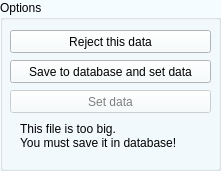
   <widget class="QGroupBox" name="options_group">
    <property name="geometry">
     <rect>
      <x>30</x>
      <y>220</y>
      <width>221</width>
      <height>171</height>
     </rect>
    </property>
    <property name="palette">
     <palette>
      <active>
       <colorrole role="WindowText">
        <brush brushstyle="SolidPattern">
         <color alpha="255">
          <red>0</red>
          <green>0</green>
          <blue>0</blue>
         </color>
        </brush>
       </colorrole>
       <colorrole role="Button">
        <brush brushstyle="SolidPattern">
         <color alpha="255">
          <red>245</red>
          <green>252</green>
          <blue>255</blue>
         </color>
        </brush>
       </colorrole>
       <colorrole role="Light">
        <brush brushstyle="SolidPattern">
         <color alpha="255">
          <red>255</red>
          <green>255</green>
          <blue>255</blue>
         </color>
        </brush>
       </colorrole>
       <colorrole role="Midlight">
        <brush brushstyle="SolidPattern">
         <color alpha="255">
          <red>253</red>
          <green>254</green>
          <blue>255</blue>
         </color>
        </brush>
       </colorrole>
       <colorrole role="Dark">
        <brush brushstyle="SolidPattern">
         <color alpha="255">
          <red>126</red>
          <green>127</green>
          <blue>127</blue>
         </color>
        </brush>
       </colorrole>
       <colorrole role="Mid">
        <brush brushstyle="SolidPattern">
         <color alpha="255">
          <red>168</red>
          <green>169</green>
          <blue>170</blue>
         </color>
        </brush>
       </colorrole>
       <colorrole role="Text">
        <brush brushstyle="SolidPattern">
         <color alpha="255">
          <red>0</red>
          <green>0</green>
          <blue>0</blue>
         </color>
        </brush>
       </colorrole>
       <colorrole role="BrightText">
        <brush brushstyle="SolidPattern">
         <color alpha="255">
          <red>255</red>
          <green>255</green>
          <blue>255</blue>
         </color>
        </brush>
       </colorrole>
       <colorrole role="ButtonText">
        <brush brushstyle="SolidPattern">
         <color alpha="255">
          <red>0</red>
          <green>0</green>
          <blue>0</blue>
         </color>
        </brush>
       </colorrole>
       <colorrole role="Base">
        <brush brushstyle="SolidPattern">
         <color alpha="255">
          <red>245</red>
          <green>252</green>
          <blue>255</blue>
         </color>
        </brush>
       </colorrole>
       <colorrole role="Window">
        <brush brushstyle="SolidPattern">
         <color alpha="255">
          <red>245</red>
          <green>252</green>
          <blue>255</blue>
         </color>
        </brush>
       </colorrole>
       <colorrole role="Shadow">
        <brush brushstyle="SolidPattern">
         <color alpha="255">
          <red>0</red>
          <green>0</green>
          <blue>0</blue>
         </color>
        </brush>
       </colorrole>
       <colorrole role="AlternateBase">
        <brush brushstyle="SolidPattern">
         <color alpha="255">
          <red>253</red>
          <green>254</green>
          <blue>255</blue>
         </color>
        </brush>
       </colorrole>
       <colorrole role="ToolTipBase">
        <brush brushstyle="SolidPattern">
         <color alpha="255">
          <red>255</red>
          <green>255</green>
          <blue>220</blue>
         </color>
        </brush>
       </colorrole>
       <colorrole role="ToolTipText">
        <brush brushstyle="SolidPattern">
         <color alpha="255">
          <red>0</red>
          <green>0</green>
          <blue>0</blue>
         </color>
        </brush>
       </colorrole>
       <colorrole role="PlaceholderText">
        <brush brushstyle="SolidPattern">
         <color alpha="128">
          <red>0</red>
          <green>0</green>
          <blue>0</blue>
         </color>
        </brush>
       </colorrole>
      </active>
      <inactive>
       <colorrole role="WindowText">
        <brush brushstyle="SolidPattern">
         <color alpha="255">
          <red>0</red>
          <green>0</green>
          <blue>0</blue>
         </color>
        </brush>
       </colorrole>
       <colorrole role="Button">
        <brush brushstyle="SolidPattern">
         <color alpha="255">
          <red>245</red>
          <green>252</green>
          <blue>255</blue>
         </color>
        </brush>
       </colorrole>
       <colorrole role="Light">
        <brush brushstyle="SolidPattern">
         <color alpha="255">
          <red>255</red>
          <green>255</green>
          <blue>255</blue>
         </color>
        </brush>
       </colorrole>
       <colorrole role="Midlight">
        <brush brushstyle="SolidPattern">
         <color alpha="255">
          <red>253</red>
          <green>254</green>
          <blue>255</blue>
         </color>
        </brush>
       </colorrole>
       <colorrole role="Dark">
        <brush brushstyle="SolidPattern">
         <color alpha="255">
          <red>126</red>
          <green>127</green>
          <blue>127</blue>
         </color>
        </brush>
       </colorrole>
       <colorrole role="Mid">
        <brush brushstyle="SolidPattern">
         <color alpha="255">
          <red>168</red>
          <green>169</green>
          <blue>170</blue>
         </color>
        </brush>
       </colorrole>
       <colorrole role="Text">
        <brush brushstyle="SolidPattern">
         <color alpha="255">
          <red>0</red>
          <green>0</green>
          <blue>0</blue>
         </color>
        </brush>
       </colorrole>
       <colorrole role="BrightText">
        <brush brushstyle="SolidPattern">
         <color alpha="255">
          <red>255</red>
          <green>255</green>
          <blue>255</blue>
         </color>
        </brush>
       </colorrole>
       <colorrole role="ButtonText">
        <brush brushstyle="SolidPattern">
         <color alpha="255">
          <red>0</red>
          <green>0</green>
          <blue>0</blue>
         </color>
        </brush>
       </colorrole>
       <colorrole role="Base">
        <brush brushstyle="SolidPattern">
         <color alpha="255">
          <red>245</red>
          <green>252</green>
          <blue>255</blue>
         </color>
        </brush>
       </colorrole>
       <colorrole role="Window">
        <brush brushstyle="SolidPattern">
         <color alpha="255">
          <red>245</red>
          <green>252</green>
          <blue>255</blue>
         </color>
        </brush>
       </colorrole>
       <colorrole role="Shadow">
        <brush brushstyle="SolidPattern">
         <color alpha="255">
          <red>0</red>
          <green>0</green>
          <blue>0</blue>
         </color>
        </brush>
       </colorrole>
       <colorrole role="AlternateBase">
        <brush brushstyle="SolidPattern">
         <color alpha="255">
          <red>253</red>
          <green>254</green>
          <blue>255</blue>
         </color>
        </brush>
       </colorrole>
       <colorrole role="ToolTipBase">
        <brush brushstyle="SolidPattern">
         <color alpha="255">
          <red>255</red>
          <green>255</green>
          <blue>220</blue>
         </color>
        </brush>
       </colorrole>
       <colorrole role="ToolTipText">
        <brush brushstyle="SolidPattern">
         <color alpha="255">
          <red>0</red>
          <green>0</green>
          <blue>0</blue>
         </color>
        </brush>
       </colorrole>
       <colorrole role="PlaceholderText">
        <brush brushstyle="SolidPattern">
         <color alpha="128">
          <red>0</red>
          <green>0</green>
          <blue>0</blue>
         </color>
        </brush>
       </colorrole>
      </inactive>
      <disabled>
       <colorrole role="WindowText">
        <brush brushstyle="SolidPattern">
         <color alpha="255">
          <red>126</red>
          <green>127</green>
          <blue>127</blue>
         </color>
        </brush>
       </colorrole>
       <colorrole role="Button">
        <brush brushstyle="SolidPattern">
         <color alpha="255">
          <red>245</red>
          <green>252</green>
          <blue>255</blue>
         </color>
        </brush>
       </colorrole>
       <colorrole role="Light">
        <brush brushstyle="SolidPattern">
         <color alpha="255">
          <red>255</red>
          <green>255</green>
          <blue>255</blue>
         </color>
        </brush>
       </colorrole>
       <colorrole role="Midlight">
        <brush brushstyle="SolidPattern">
         <color alpha="255">
          <red>253</red>
          <green>254</green>
          <blue>255</blue>
         </color>
        </brush>
       </colorrole>
       <colorrole role="Dark">
        <brush brushstyle="SolidPattern">
         <color alpha="255">
          <red>126</red>
          <green>127</green>
          <blue>127</blue>
         </color>
        </brush>
       </colorrole>
       <colorrole role="Mid">
        <brush brushstyle="SolidPattern">
         <color alpha="255">
          <red>168</red>
          <green>169</green>
          <blue>170</blue>
         </color>
        </brush>
       </colorrole>
       <colorrole role="Text">
        <brush brushstyle="SolidPattern">
         <color alpha="255">
          <red>126</red>
          <green>127</green>
          <blue>127</blue>
         </color>
        </brush>
       </colorrole>
       <colorrole role="BrightText">
        <brush brushstyle="SolidPattern">
         <color alpha="255">
          <red>255</red>
          <green>255</green>
          <blue>255</blue>
         </color>
        </brush>
       </colorrole>
       <colorrole role="ButtonText">
        <brush brushstyle="SolidPattern">
         <color alpha="255">
          <red>126</red>
          <green>127</green>
          <blue>127</blue>
         </color>
        </brush>
       </colorrole>
       <colorrole role="Base">
        <brush brushstyle="SolidPattern">
         <color alpha="255">
          <red>245</red>
          <green>252</green>
          <blue>255</blue>
         </color>
        </brush>
       </colorrole>
       <colorrole role="Window">
        <brush brushstyle="SolidPattern">
         <color alpha="255">
          <red>245</red>
          <green>252</green>
          <blue>255</blue>
         </color>
        </brush>
       </colorrole>
       <colorrole role="Shadow">
        <brush brushstyle="SolidPattern">
         <color alpha="255">
          <red>0</red>
          <green>0</green>
          <blue>0</blue>
         </color>
        </brush>
       </colorrole>
       <colorrole role="AlternateBase">
        <brush brushstyle="SolidPattern">
         <color alpha="255">
          <red>252</red>
          <green>254</green>
          <blue>255</blue>
         </color>
        </brush>
       </colorrole>
       <colorrole role="ToolTipBase">
        <brush brushstyle="SolidPattern">
         <color alpha="255">
          <red>255</red>
          <green>255</green>
          <blue>220</blue>
         </color>
        </brush>
       </colorrole>
       <colorrole role="ToolTipText">
        <brush brushstyle="SolidPattern">
         <color alpha="255">
          <red>0</red>
          <green>0</green>
          <blue>0</blue>
         </color>
        </brush>
       </colorrole>
       <colorrole role="PlaceholderText">
        <brush brushstyle="SolidPattern">
         <color alpha="128">
          <red>0</red>
          <green>0</green>
          <blue>0</blue>
         </color>
        </brush>
       </colorrole>
      </disabled>
     </palette>
    </property>
    <property name="title">
     <string>Options</string>
    </property>
    <widget class="QLabel" name="warning_label">
     <property name="geometry">
      <rect>
       <x>20</x>
       <y>120</y>
       <width>191</width>
       <height>31</height>
      </rect>
     </property>
     <property name="text">
      <string>This file is too big.
You must save it in database!</string>
     </property>
    </widget>
    <widget class="QPushButton" name="reject_button">
     <property name="geometry">
      <rect>
       <x>10</x>
       <y>30</y>
       <width>201</width>
       <height>23</height>
      </rect>
     </property>
     <property name="text">
      <string>Reject this data</string>
     </property>
    </widget>
    <widget class="QPushButton" name="save_button">
     <property name="geometry">
      <rect>
       <x>10</x>
       <y>60</y>
       <width>201</width>
       <height>23</height>
      </rect>
     </property>
     <property name="text">
      <string>Save to database and set data</string>
     </property>
    </widget>
    <widget class="QPushButton" name="no_save_button">
     <property name="enabled">
      <bool>false</bool>
     </property>
     <property name="geometry">
      <rect>
       <x>10</x>
       <y>90</y>
       <width>201</width>
       <height>23</height>
      </rect>
     </property>
     <property name="text">
      <string>Set data</string>
     </property>
     <property name="checkable">
      <bool>false</bool>
     </property>
    </widget>
   </widget>
